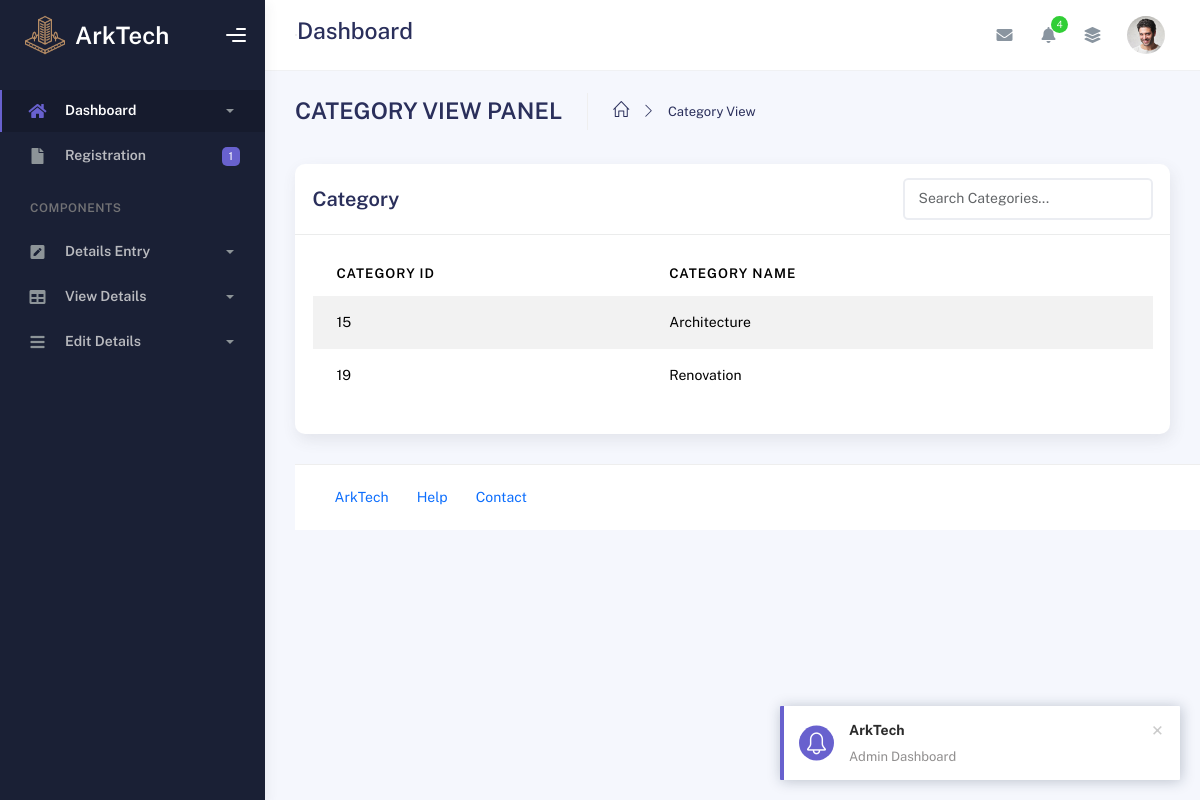
The app's page /Admin/categoryview.php, older data.
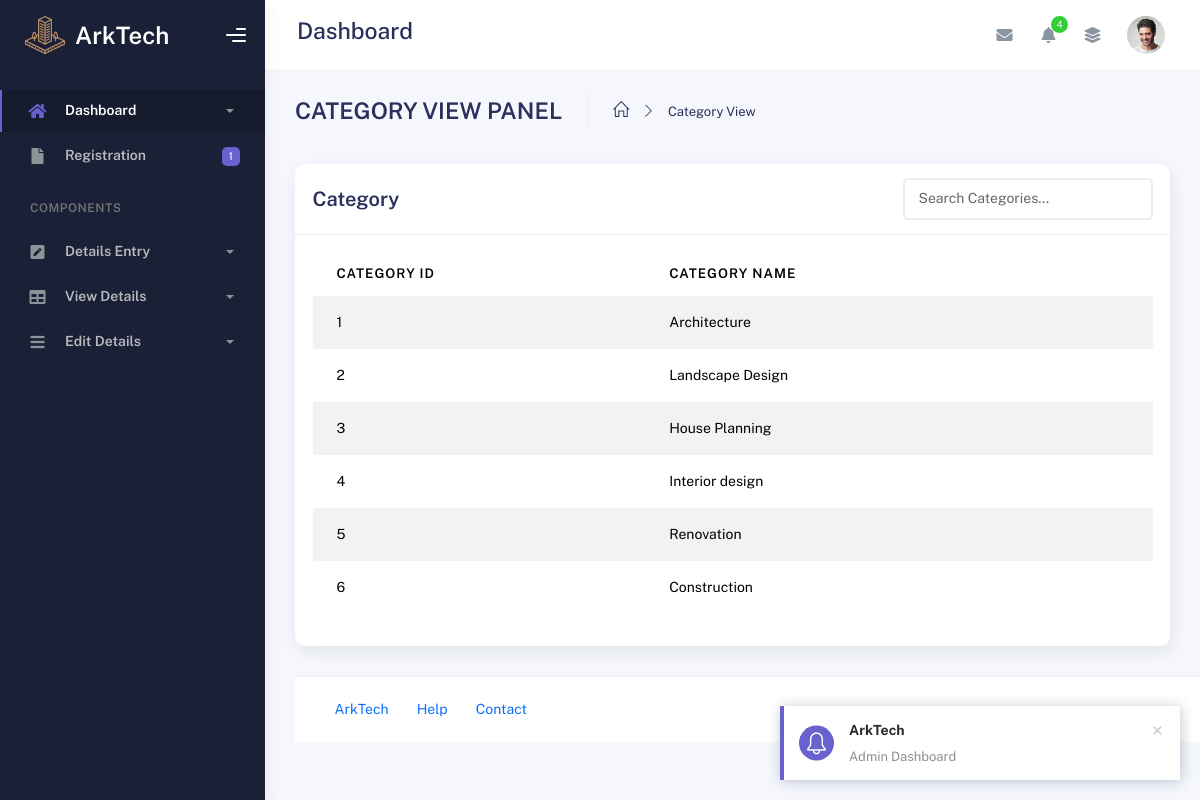
The same page, newer data.
### tables this page shows
CREATE TABLE IF NOT EXISTS `tbl_category` (
  `category_id` int NOT NULL AUTO_INCREMENT,
  `category_name` varchar(50) NOT NULL,
  PRIMARY KEY (`category_id`)
);

### dboperation.php (called while the page is built, shortened)
<?php
class dboperation
{
    public $con,$res;
    function __construct()
    {
        $this->con=mysqli_connect("localhost","root","","arktech");
    }
    public function executequery($sql)
    {
        $this->res=mysqli_query($this->con,$sql);
        return $this->res;
    }
}
?>

### Admin/categoryview.php (the view, shortened to what this page needs)
<?php
include("header.php");
include("../dboperation.php");
$obj = new dboperation();
$s = "select * from tbl_category";
$res = $obj->executequery($s);
?>
        <div class="container">
          <div class="page-inner">
            <div class="page-header">
              <h3 class="fw-bold mb-3">CATEGORY VIEW PANEL</h3>
              <ul class="breadcrumbs mb-3">
                <li class="nav-home">
                  <a href="index.php">
                    <i class="icon-home"></i>
                  </a>
                </li>
                <li class="separator">
                  <i class="icon-arrow-right"></i>
                </li>
                <li class="nav-item">
                  <a href="#">Category View</a>
                </li>
              </ul>
            </div>
            <div class="row">
              <div class="col-md-12">
                <div class="card">
                  <div class="card-header d-flex justify-content-between align-items-center">
                      <h4 class="card-title m-0">Category</h4>
                      <div class="ms-auto">
                      <input type="text" id="categorySearch" class="form-control" style="width: 250px;" placeholder="Search Categories...">
                    </div>
                  </div>
                  <div class="card-body">
                    <div class="table-responsive">
                      <table
                        id="basic-datatables"
                        class="display table table-striped table-hover"
                      >
                        <thead>
                          <tr>
                            <th>Category ID</th>
                            <th>Category Name</th>
                          </tr>
                        </thead>
            <tbody>
              <?php
               while ($r = mysqli_fetch_array($res)) {
              ?>
                <tr>
                  <td><?php echo $r["category_id"]; ?></td>
                  <td><?php echo $r["category_name"]; ?></td>
                  <td>
              </td>
              </tr>
              <?php
              }
              ?>
            </tbody>
          </table>
        </div>
      </div>
    </div>
  </div>
</div>
<?php
include_once("footer.php");
?>

### Admin/header.php (shortened to what this page needs)
<!DOCTYPE html>
<html lang="en">
  <head>
    <link rel="stylesheet" href="assets/css/bootstrap.min.css" />
    <link rel="stylesheet" href="assets/css/plugins.min.css" />
    <link rel="stylesheet" href="assets/css/kaiadmin.min.css" />
     <link href="https://cdn.jsdelivr.net/npm/bootstrap-icons@1.10.5/font/bootstrap-icons.css" rel="stylesheet">
  </head>
  <body>
    <div class="wrapper">
      <div class="sidebar" data-background-color="dark">
        <div class="sidebar-logo">
          <div class="logo-header" data-background-color="dark">
        <a href="index.php" class="logo d-flex align-items-center" style="text-decoration: none;">
        <img
            src="img/icon-1.png"
            alt="navbar brand"
            class="navbar-brand"
            height="40"
          />
        <span style="color: white; font-size: 24px; font-weight: 600; margin-left: 10px;">ArkTech</span>
        </a>
            <div class="nav-toggle">
              <button class="btn btn-toggle toggle-sidebar">
                <i class="gg-menu-right"></i>
              </button>
            </div>
          </div>
        </div>
        <div class="sidebar-wrapper scrollbar scrollbar-inner">
          <div class="sidebar-content">
            <ul class="nav nav-secondary">
              <li class="nav-item active">
                <a
                  data-bs-toggle="collapse"
                  href="#dashboard"
                  class="collapsed"
                  aria-expanded="false"
                >
                  <i class="fas fa-home"></i>
                  <p>Dashboard</p>
                  <span class="caret"></span>
                </a>
              </li>
              <li class="nav-item">
                <a href="architect_view.php">
                  <i class="fas fa-file"></i>
                  <p>Registration</p>
                  <span class="badge badge-secondary">1</span>
                </a>
              </li>
              <li class="nav-section">
                <h4 class="text-section">Components</h4>
              </li>
              <li class="nav-item">
                <a data-bs-toggle="collapse" href="#forms">
                  <i class="fas fa-pen-square"></i>
                  <p>Details Entry</p>
                  <span class="caret"></span>
                </a>
              </li>
            <li class="nav-item">
                <a data-bs-toggle="collapse" href="#tables">
                  <i class="fas fa-table"></i>
                  <p>View Details</p>
                  <span class="caret"></span>
                </a>
              </li>
              <li class="nav-item">
                <a data-bs-toggle="collapse" href="#submenu">
                  <i class="fas fa-bars"></i>
                  <p>Edit Details</p>
                  <span class="caret"></span>
                </a>
              </li>
            </ul>
          </div>
        </div>
      </div>
      <div class="main-panel">
        <div class="main-header">
          <nav
            class="navbar navbar-header navbar-header-transparent navbar-expand-lg border-bottom"
          >
            <div class="container-fluid">
              <nav
                class="navbar navbar-header-left navbar-expand-lg navbar-form nav-search p-0 d-none d-lg-flex"
              >
                <div class="input-group">
              </nav>
              <h3>Dashboard</h3>
              <ul class="navbar-nav topbar-nav ms-md-auto align-items-center">
                <li class="nav-item topbar-icon dropdown hidden-caret">
                  <a
                    class="nav-link dropdown-toggle"
                    href="#"
                    id="messageDropdown"
                    role="button"
                    data-bs-toggle="dropdown"
                    aria-haspopup="true"
                    aria-expanded="false"
                  >
                    <i class="fa fa-envelope"></i>
                  </a>
                </li>
                <li class="nav-item topbar-icon dropdown hidden-caret">
                  <a
                    class="nav-link dropdown-toggle"
                    href="#"
                    id="notifDropdown"
                    role="button"
                    data-bs-toggle="dropdown"
                    aria-haspopup="true"
                    aria-expanded="false"
                  >
                    <i class="fa fa-bell"></i>
                    <span class="notification">4</span>
                  </a>
                </li>
                <li class="nav-item topbar-icon dropdown hidden-caret">
                  <a
                    class="nav-link"
                    data-bs-toggle="dropdown"
                    href="#"
                    aria-expanded="false"
                  >
                    <i class="fas fa-layer-group"></i>
                  </a>
                </li>
                <li class="nav-item topbar-user dropdown hidden-caret">
                  <a
                    class="dropdown-toggle profile-pic"
                    data-bs-toggle="dropdown"
                    href="#"
                    aria-expanded="false"
                  >
                    <div class="avatar-sm">
                      <img
                        src="assets/img/profile.jpg"
                        alt="..."
                        class="avatar-img rounded-circle"
                      />
                    </div>
                  </a>
                </li>
              </ul>
            </div>
          </nav>
        </div>

### Admin/footer.php (shortened to what this page needs)
<footer class="footer">
          <div class="container-fluid d-flex justify-content-between">
            <nav class="pull-left">
              <ul class="nav">
                <li class="nav-item">
                  <a class="nav-link" href="../Guest/index.php">
                    ArkTech
                  </a>
                </li>
                <li class="nav-item">
                  <a class="nav-link" href="#"> Help </a>
                </li>
                <li class="nav-item">
                  <a class="nav-link" href="../Guest/contact.php"> Contact </a>
                </li>
              </ul>
            </nav>
          </div>
        </footer>
      </div>
    </div>
  </body>
</html>

Row changes from the older to the newer data that the page shows:
removed tbl_category: category_id "15", category_name "Architecture"
removed tbl_category: category_id "19", category_name "Renovation"
added tbl_category: category_id "1", category_name "Architecture"
added tbl_category: category_id "2", category_name "Landscape Design"
added tbl_category: category_id "3", category_name "House Planning"
added tbl_category: category_id "4", category_name "Interior design"
added tbl_category: category_id "5", category_name "Renovation"
added tbl_category: category_id "6", category_name "Construction"
